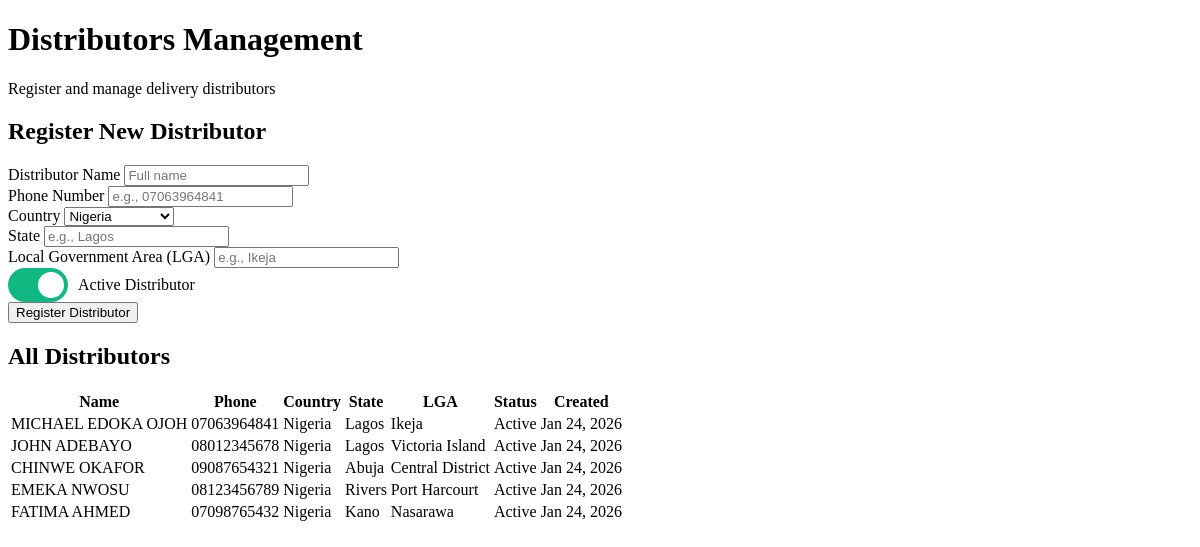
/distributors.php (signed in), run on the app's committed database.
### tables this page shows
CREATE TABLE `distributors` (
  `id` int(11) NOT NULL,
  `name` varchar(100) NOT NULL,
  `phone_number` varchar(20) NOT NULL,
  `country` varchar(50) NOT NULL,
  `state` varchar(50) NOT NULL,
  `lga` varchar(50) NOT NULL,
  `is_active` tinyint(1) DEFAULT 1,
  `created_at` timestamp NULL DEFAULT current_timestamp(),
  `updated_at` timestamp NULL DEFAULT current_timestamp() ON UPDATE current_timestamp()
);

### distributors.php (the view, shortened to what this page needs)
<?php
$conn = getConnection();
$distributors = [];
if ($conn) {
    $sql = "SELECT * FROM distributors ORDER BY created_at DESC";
    $result = $conn->query($sql);
    if ($result->num_rows > 0) {
        while($row = $result->fetch_assoc()) {
            $distributors[] = $row;
        }
    }
}
?>
<!DOCTYPE html>
<html lang="en">
<head>
</head>
<body>
    <div class="container">
        <div class="main-content">
            <div class="header">
                <h1>Distributors Management</h1>
                <p>Register and manage delivery distributors</p>
            </div>
            <div class="content-card">
                <h2 class="card-title">Register New Distributor</h2>
                <form method="POST" action="">
                    <div class="form-group">
                        <label class="form-label">Distributor Name</label>
                        <input type="text" name="name" class="form-control" required placeholder="Full name">
                    </div>
                    <div class="form-group">
                        <label class="form-label">Phone Number</label>
                        <input type="tel" name="phone" class="form-control" required placeholder="e.g., 07063964841">
                    </div>
                    <div class="form-group">
                        <label class="form-label">Country</label>
                        <select name="country" class="form-control" required>
                            <option value="Nigeria" selected>Nigeria</option>
                        </select>
                    </div>
                    <div class="form-group">
                        <label class="form-label">State</label>
                        <input type="text" name="state" class="form-control" required placeholder="e.g., Lagos">
                    </div>
                    <div class="form-group">
                        <label class="form-label">Local Government Area (LGA)</label>
                        <input type="text" name="lga" class="form-control" required placeholder="e.g., Ikeja">
                    </div>
                    <div class="form-group">
                        <label class="form-label" style="display: flex; align-items: center; gap: 10px;">
                            <div class="toggle-switch">
                                <span class="slider round"></span>
                            </div>
                            Active Distributor
                        </label>
                    </div>
                    <button type="submit" class="btn btn-primary">Register Distributor</button>
                </form>
            </div>
            <div class="content-card">
                <h2 class="card-title">All Distributors</h2>
                <div class="table-container">
                    <table class="data-table">
                        <thead>
                            <tr>
                                <th>Name</th>
                                <th>Phone</th>
                                <th>Country</th>
                                <th>State</th>
                                <th>LGA</th>
                                <th>Status</th>
                                <th>Created</th>
                            </tr>
                        </thead>
                        <tbody>
                            <?php foreach ($distributors as $distributor): ?>
                                <tr>
                                    <td><?php echo htmlspecialchars($distributor['name']); ?></td>
                                    <td><?php echo $distributor['phone_number']; ?></td>
                                    <td><?php echo $distributor['country']; ?></td>
                                    <td><?php echo $distributor['state']; ?></td>
                                    <td><?php echo $distributor['lga']; ?></td>
                                    <td>
                                        <?php if ($distributor['is_active']): ?>
                                            <span class="status-badge status-delivered">Active</span>
                                        <?php else: ?>
                                            <span class="status-badge status-processing">Inactive</span>
                                        <?php endif; ?>
                                    </td>
                                    <td><?php echo date('M d, Y', strtotime($distributor['created_at'])); ?></td>
                                </tr>
                            <?php endforeach; ?>
                        </tbody>
                    </table>
                </div>
            </div>
        </div>
    </div>
</body>
</html>

### distributors.php (style rules this page uses)
.toggle-switch { position: relative; display: inline-block; width: 60px; height: 34px; }
.slider { position: absolute; cursor: pointer; top: 0; left: 0; right: 0; bottom: 0; background-color: #ccc; transition: .4s; }
.slider:before { position: absolute; content: ""; height: 26px; width: 26px; left: 4px; bottom: 4px; background-color: white; transition: .4s; }
input:checked + .slider { background-color: #10b981; }
input:checked + .slider:before { transform: translateX(26px); }
.slider.round { border-radius: 34px; }
.slider.round:before { border-radius: 50%; }

### data on the page
distributors: name "MICHAEL EDOKA OJOH", phone_number "07063964841", country "Nigeria", state "Lagos", lga "Ikeja", is_active "Active", created_at "Jan 24, 2026"
distributors: name "JOHN ADEBAYO", phone_number "08012345678", country "Nigeria", state "Lagos", lga "Victoria Island", is_active "Active", created_at "Jan 24, 2026"
distributors: name "CHINWE OKAFOR", phone_number "09087654321", country "Nigeria", state "Abuja", lga "Central District", is_active "Active", created_at "Jan 24, 2026"
distributors: name "EMEKA NWOSU", phone_number "08123456789", country "Nigeria", state "Rivers", lga "Port Harcourt", is_active "Active", created_at "Jan 24, 2026"
distributors: name "FATIMA AHMED", phone_number "07098765432", country "Nigeria", state "Kano", lga "Nasarawa", is_active "Active", created_at "Jan 24, 2026"
